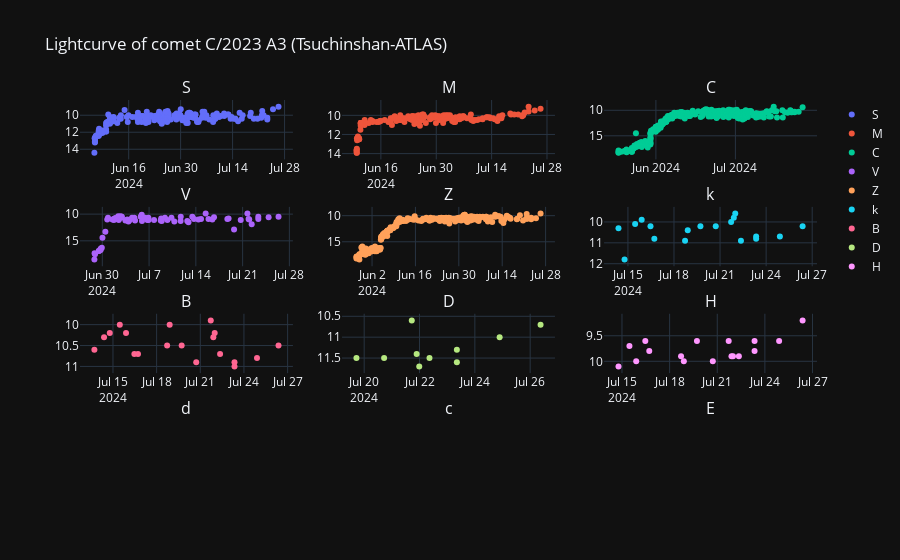

Write notebook code for a chart like this one.
### Code cell
tiempo = curva_de_luz_df.obs_date
obs_method = curva_de_luz_df.obs_method_key.unique()


# Inicializar la figura con subplots
fig = make_subplots(rows=4, cols=3, subplot_titles= obs_method)

# Agregar trazas a los subplots
fig.add_trace(go.Scatter(x=tiempo, y=curva_de_luz_df.magnitude[curva_de_luz_df.obs_method_key == obs_method[0]], mode="markers",name=obs_method[0]), row=1, col=1)
fig.add_trace(go.Scatter(x=tiempo, y=curva_de_luz_df.magnitude[curva_de_luz_df.obs_method_key == obs_method[1]], mode="markers",name=obs_method[1]), row=1, col=2)
fig.add_trace(go.Scatter(x=tiempo, y=curva_de_luz_df.magnitude[curva_de_luz_df.obs_method_key == obs_method[2]], mode="markers",name=obs_method[2]), row=1, col=3)

fig.add_trace(go.Scatter(x=tiempo, y=curva_de_luz_df.magnitude[curva_de_luz_df.obs_method_key == obs_method[3]], mode="markers",name=obs_method[3]), row=2, col=1)
fig.add_trace(go.Scatter(x=tiempo, y=curva_de_luz_df.magnitude[curva_de_luz_df.obs_method_key == obs_method[4]], mode="markers",name=obs_method[4]), row=2, col=2)
fig.add_trace(go.Scatter(x=tiempo, y=curva_de_luz_df.magnitude[curva_de_luz_df.obs_method_key == obs_method[5]], mode="markers",name=obs_method[5]), row=2, col=3)

fig.add_trace(go.Scatter(x=tiempo, y=curva_de_luz_df.magnitude[curva_de_luz_df.obs_method_key == obs_method[6]], mode="markers",name=obs_method[6]), row=3, col=1)
fig.add_trace(go.Scatter(x=tiempo, y=curva_de_luz_df.magnitude[curva_de_luz_df.obs_method_key == obs_method[7]], mode="markers",name=obs_method[7]), row=3, col=2)
fig.add_trace(go.Scatter(x=tiempo, y=curva_de_luz_df.magnitude[curva_de_luz_df.obs_method_key == obs_method[8]], mode="markers",name=obs_method[8]), row=3, col=3)

# Actualizar el diseño de los subplots
fig.update_layout(title_text = 'Lightcurve of comet C/2023 A3 (Tsuchinshan-ATLAS)', template = 'plotly_dark')
fig.update_yaxes(autorange="reversed")

# Mostrar la figura
fig.show()

### Figure 1 — Plotly figure (JSON) as saved in the notebook; plotly's stock layout.template omitted (floating-point values rounded to 4 significant figures; data arrays with more than 128 entries replaced by an {"elided": "..."} marker saying what was removed)
{"data": [{"mode": "markers", "name": "S", "type": "scatter", "x": {"elided": "1097 str values"}, "xaxis": "x", "y": {"elided": "185 float values"}, "yaxis": "y"}, {"mode": "markers", "name": "M", "type": "scatter", "x": {"elided": "1097 str values"}, "xaxis": "x2", "y": {"elided": "163 float values"}, "yaxis": "y2"}, {"mode": "markers", "name": "C", "type": "scatter", "x": {"elided": "1097 str values"}, "xaxis": "x3", "y": {"elided": "323 float values"}, "yaxis": "y3"}, {"mode": "markers", "name": "V", "type": "scatter", "x": {"elided": "1097 str values"}, "xaxis": "x4", "y": [10.5, 10.6, 10.5, 10.9, 11.9, 11, 10.9, 9.9, 11.1, 12.9, 10.8, 10.9, 10.6, 11, 10.9, 9.9, 10.9, 11, 10.9, 10.5, 11.5, 11.3, 10.5, 11.3, 11.4, 10.7, 11.1, 10.7, 11.3, 10.8, 11.2, 11.1, 11.1, 10.7, 11.1, 10.7, 11.3, 10.1, 10.5, 11.2, 10.7, 10.8, 10.7, 11.2, 11.4, 11, 11.2, 10.5, 10.6, 10.7, 10.4, 11.1, 10.4, 10.8, 10.8, 10.8, 10.9, 10.8, 10.8, 11.1, 11, 10.7, 11, 13.3, 14.4, 16.3, 16.5, 16.7, 16.9, 16.9, 17.5, 17.3, 18.5], "yaxis": "y4"}, {"mode": "markers", "name": "Z", "type": "scatter", "x": {"elided": "1097 str values"}, "xaxis": "x5", "y": {"elided": "278 float values"}, "yaxis": "y5"}, {"mode": "markers", "name": "k", "type": "scatter", "x": {"elided": "1097 str values"}, "xaxis": "x6", "y": [10.2, 10.7, 10.8, 10.7, 10.9, 9.6, 9.8, 10, 10.2, 10.2, 10.4, 10.9, 10.8, 10.2, 9.9, 10.1, 11.8, 10.3], "yaxis": "y6"}, {"mode": "markers", "name": "B", "type": "scatter", "x": {"elided": "1097 str values"}, "xaxis": "x7", "y": [10.5, 10.8, 11, 10.9, 10.7, 10.2, 10.3, 9.9, 10.9, 10.5, 10, 10.5, 10.7, 10.7, 10.2, 10, 10.2, 10.3, 10.6], "yaxis": "y7"}, {"mode": "markers", "name": "D", "type": "scatter", "x": {"elided": "1097 str values"}, "xaxis": "x8", "y": [10.7, 11, 11.3, 11.6, 11.5, 11.7, 11.4, 10.6, 11.5, 11.5], "yaxis": "y8"}, {"mode": "markers", "name": "H", "type": "scatter", "x": {"elided": "1097 str values"}, "xaxis": "x9", "y": [9.2, 9.6, 9.6, 9.8, 9.9, 9.9, 9.9, 9.6, 10, 9.6, 10, 9.9, 9.8, 9.6, 10, 9.7, 10.1], "yaxis": "y9"}], "layout": {"annotations": [{"font": {"size": 16}, "showarrow": false, "text": "S", "x": 0.1444, "xanchor": "center", "xref": "paper", "y": 1, "yanchor": "bottom", "yref": "paper"}, {"font": {"size": 16}, "showarrow": false, "text": "M", "x": 0.5, "xanchor": "center", "xref": "paper", "y": 1, "yanchor": "bottom", "yref": "paper"}, {"font": {"size": 16}, "showarrow": false, "text": "C", "x": 0.8556, "xanchor": "center", "xref": "paper", "y": 1, "yanchor": "bottom", "yref": "paper"}, {"font": {"size": 16}, "showarrow": false, "text": "V", "x": 0.1444, "xanchor": "center", "xref": "paper", "y": 0.7188, "yanchor": "bottom", "yref": "paper"}, {"font": {"size": 16}, "showarrow": false, "text": "Z", "x": 0.5, "xanchor": "center", "xref": "paper", "y": 0.7188, "yanchor": "bottom", "yref": "paper"}, {"font": {"size": 16}, "showarrow": false, "text": "k", "x": 0.8556, "xanchor": "center", "xref": "paper", "y": 0.7188, "yanchor": "bottom", "yref": "paper"}, {"font": {"size": 16}, "showarrow": false, "text": "B", "x": 0.1444, "xanchor": "center", "xref": "paper", "y": 0.4375, "yanchor": "bottom", "yref": "paper"}, {"font": {"size": 16}, "showarrow": false, "text": "D", "x": 0.5, "xanchor": "center", "xref": "paper", "y": 0.4375, "yanchor": "bottom", "yref": "paper"}, {"font": {"size": 16}, "showarrow": false, "text": "H", "x": 0.8556, "xanchor": "center", "xref": "paper", "y": 0.4375, "yanchor": "bottom", "yref": "paper"}, {"font": {"size": 16}, "showarrow": false, "text": "d", "x": 0.1444, "xanchor": "center", "xref": "paper", "y": 0.1562, "yanchor": "bottom", "yref": "paper"}, {"font": {"size": 16}, "showarrow": false, "text": "c", "x": 0.5, "xanchor": "center", "xref": "paper", "y": 0.1562, "yanchor": "bottom", "yref": "paper"}, {"font": {"size": 16}, "showarrow": false, "text": "E", "x": 0.8556, "xanchor": "center", "xref": "paper", "y": 0.1562, "yanchor": "bottom", "yref": "paper"}], "title": {"text": "Lightcurve of comet C/2023 A3 (Tsuchinshan-ATLAS)"}, "xaxis": {"anchor": "y", "domain": [0, 0.2889]}, "xaxis10": {"anchor": "y10", "domain": [0, 0.2889]}, "xaxis11": {"anchor": "y11", "domain": [0.3556, 0.6444]}, "xaxis12": {"anchor": "y12", "domain": [0.7111, 1]}, "xaxis2": {"anchor": "y2", "domain": [0.3556, 0.6444]}, "xaxis3": {"anchor": "y3", "domain": [0.7111, 1]}, "xaxis4": {"anchor": "y4", "domain": [0, 0.2889]}, "xaxis5": {"anchor": "y5", "domain": [0.3556, 0.6444]}, "xaxis6": {"anchor": "y6", "domain": [0.7111, 1]}, "xaxis7": {"anchor": "y7", "domain": [0, 0.2889]}, "xaxis8": {"anchor": "y8", "domain": [0.3556, 0.6444]}, "xaxis9": {"anchor": "y9", "domain": [0.7111, 1]}, "yaxis": {"anchor": "x", "autorange": "reversed", "domain": [0.8438, 1]}, "yaxis10": {"anchor": "x10", "autorange": "reversed", "domain": [0, 0.1562]}, "yaxis11": {"anchor": "x11", "autorange": "reversed", "domain": [0, 0.1562]}, "yaxis12": {"anchor": "x12", "autorange": "reversed", "domain": [0, 0.1562]}, "yaxis2": {"anchor": "x2", "autorange": "reversed", "domain": [0.8438, 1]}, "yaxis3": {"anchor": "x3", "autorange": "reversed", "domain": [0.8438, 1]}, "yaxis4": {"anchor": "x4", "autorange": "reversed", "domain": [0.5625, 0.7188]}, "yaxis5": {"anchor": "x5", "autorange": "reversed", "domain": [0.5625, 0.7188]}, "yaxis6": {"anchor": "x6", "autorange": "reversed", "domain": [0.5625, 0.7188]}, "yaxis7": {"anchor": "x7", "autorange": "reversed", "domain": [0.2812, 0.4375]}, "yaxis8": {"anchor": "x8", "autorange": "reversed", "domain": [0.2812, 0.4375]}, "yaxis9": {"anchor": "x9", "autorange": "reversed", "domain": [0.2812, 0.4375]}}}
